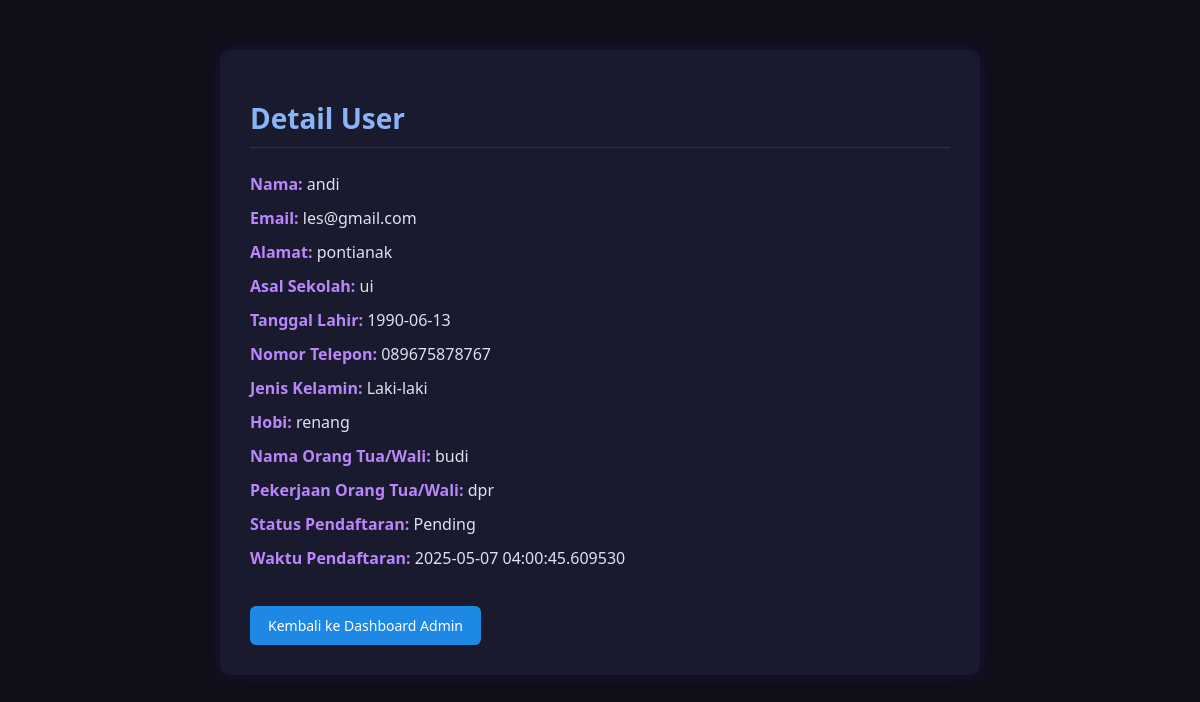
/user_detail/1, run on an earlier commit of the app's database.
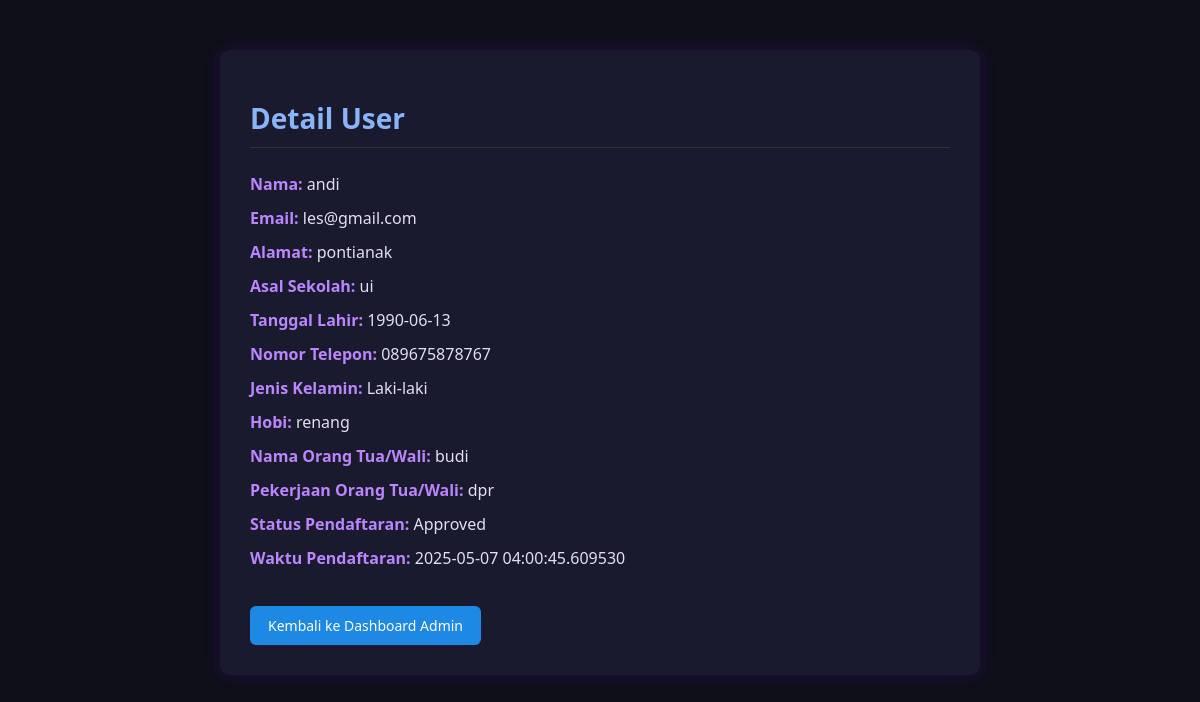
And on a later commit of the database.
### models.py (models this page shows)
class User(db.Model):
    id = db.Column(db.Integer, primary_key=True)
    name = db.Column(db.String(100), nullable=False)
    email = db.Column(db.String(100), unique=True, nullable=False)
    password = db.Column(db.String(100), nullable=False)
    status = db.Column(db.String(20), default='Pending')  # Pending, Approved, Rejected
    school = db.Column(db.String(100), nullable=True)  # Asal sekolah
    address = db.Column(db.String(200), nullable=True)  # Alamat
    birth_date = db.Column(db.Date, nullable=True)  # Tanggal lahir
    phone = db.Column(db.String(15), nullable=True)  # Nomor telepon
    gender = db.Column(db.String(20), nullable=True)  # Jenis kelamin
    hobby = db.Column(db.String(200), nullable=True)  # Hobi
    parent_name = db.Column(db.String(100), nullable=True)  # Nama orang tua/wali
    parent_job = db.Column(db.String(100), nullable=True)  # Pekerjaan orang tua/wali
    created_at = db.Column(db.DateTime, default=datetime.utcnow)  # Waktu pendaftaran

### app.py (the view)
@app.route('/user_detail/<int:user_id>')
def user_detail(user_id):
    user = User.query.get(user_id)
    if not user:
        flash('User tidak ditemukan.')
        return redirect(url_for('dashboard_admin'))
    return render_template('user_detail.html', user=user)

### templates/user_detail.html (shortened to what this page needs)
<!DOCTYPE html>
<html>
<head>
    <link rel="stylesheet" type="text/css" href="{{ url_for('static', filename='css/detail.css') }}">
</head>
<body>
    <div class="container">
        <h1>Detail User</h1>
        <p><strong>Nama:</strong> {{ user.name }}</p>
        <p><strong>Email:</strong> {{ user.email }}</p>
        <p><strong>Alamat:</strong> {{ user.address or 'Belum diisi' }}</p>
        <p><strong>Asal Sekolah:</strong> {{ user.school or 'Belum diisi' }}</p>
        <p><strong>Tanggal Lahir:</strong> {{ user.birth_date or 'Belum diisi' }}</p>
        <p><strong>Nomor Telepon:</strong> {{ user.phone or 'Belum diisi' }}</p>
        <p><strong>Jenis Kelamin:</strong> {{ user.gender or 'Belum diisi' }}</p>
        <p><strong>Hobi:</strong> {{ user.hobby or 'Belum diisi' }}</p>
        <p><strong>Nama Orang Tua/Wali:</strong> {{ user.parent_name or 'Belum diisi' }}</p>
        <p><strong>Pekerjaan Orang Tua/Wali:</strong> {{ user.parent_job or 'Belum diisi' }}</p>
        <p><strong>Status Pendaftaran:</strong> {{ user.status }}</p>
        <p><strong>Waktu Pendaftaran:</strong> {{ user.created_at }}</p>
        <a href="{{ url_for('dashboard_admin') }}" class="btn btn-blue">Kembali ke Dashboard Admin</a>
    </div>
</body>
</html>

What changed in the data, as far as the page shows it:
changed User "andi": status "Pending" → "Approved"
